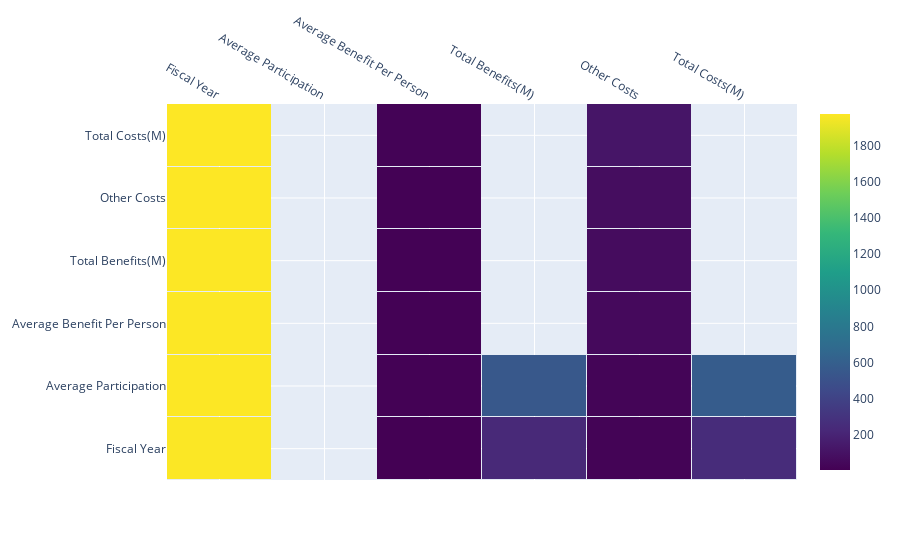

The notebook cell saved with this chart:
### Markdown cell above
### Task 5: Heatmap

Create a heatmap visualization. Return text in the heatmap and move the x axes to the top of the graph.

### Code cell
import pandas as pd
import plotly.graph_objects as go

# Load the data into a Pandas dataframe
df = pd.read_csv(r'C:\Users\kevin\OneDrive\Desktop\Coding Temple\Week 4 (Python)\SNAP_history_1969_2019.csv')

# Define the heatmap using the data and the column names
plt = go.Figure(data=go.Heatmap(
        z=df.values,
        x=df.columns,
        y=df.columns,
        colorscale='Viridis',
        text=df.values,
        hovertemplate='Column %{y}: %{x}<br>Value: %{text}<extra></extra>',
        xgap=1, ygap=1))

# Rotate the x-axis labels to the top of the plot
plt.update_layout(xaxis_side='top')

# Show the plot
plt.show()

### Figure 1 — Plotly figure (JSON) as saved in the notebook; plotly's stock layout.template omitted (floating-point values rounded to 4 significant figures; data arrays with more than 128 entries replaced by an {"elided": "..."} marker saying what was removed)
{"data": [{"colorscale": [[0, "#440154"], [0.1111, "#482878"], [0.2222, "#3e4989"], [0.3333, "#31688e"], [0.4444, "#26828e"], [0.5556, "#1f9e89"], [0.6667, "#35b779"], [0.7778, "#6ece58"], [0.8889, "#b5de2b"], [1, "#fde725"]], "hovertemplate": "Column %{y}: %{x}<br>Value: %{text}<extra></extra>", "text": {"elided": "51x6 mixed values"}, "type": "heatmap", "x": ["Fiscal Year", "Average Participation", "Average Benefit Per Person", "Total Benefits(M)", "Other Costs", "Total Costs(M)"], "xgap": 1, "y": ["Fiscal Year", "Average Participation", "Average Benefit Per Person", "Total Benefits(M)", "Other Costs", "Total Costs(M)"], "ygap": 1, "z": {"elided": "51x6 mixed values"}}], "layout": {"xaxis": {"side": "top"}}}
